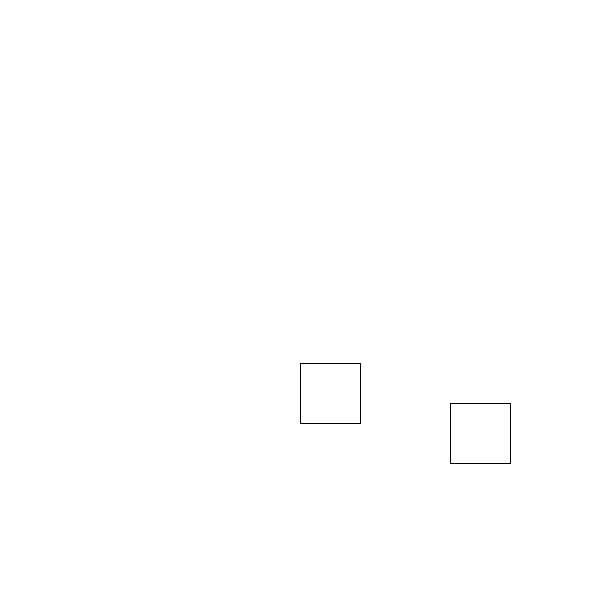
Frame 1 (no input)
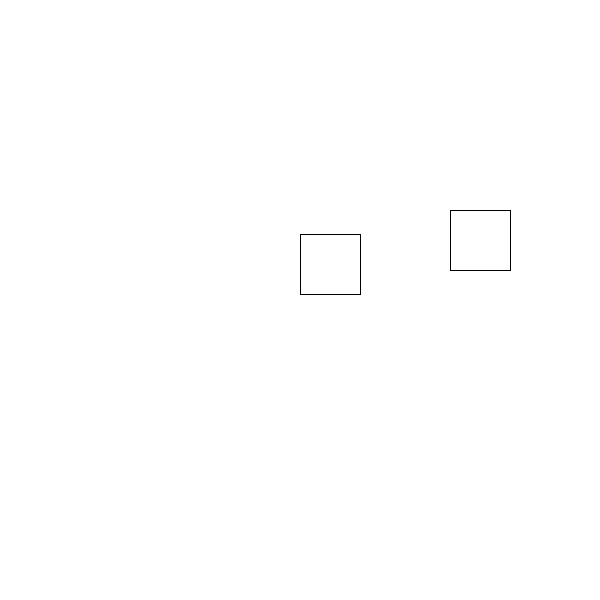
Frame 60 (the mouse pressed at the canvas centre just before this capture)
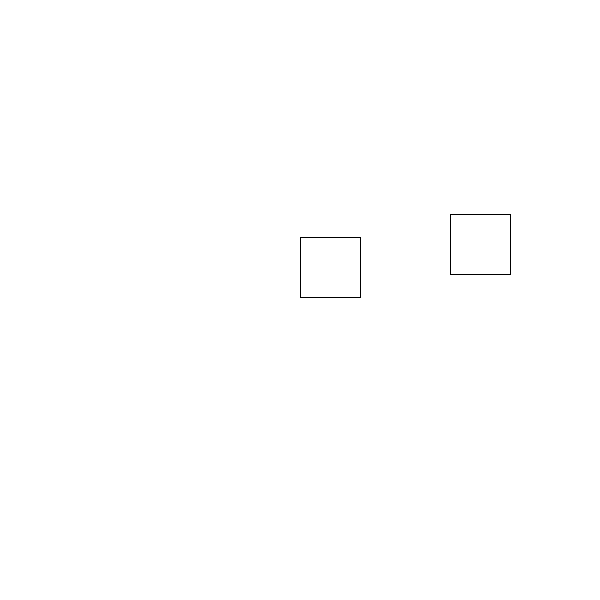
Frame 120 (the mouse held since frame 60 and released just before this capture)

The Processing sketch that drew these frames (run headless with seeded random() and noise(); from frame 60 on, the mouse is pressed at the canvas centre):

// Processing sketch: d02_05_two_boxes_dancing
// ── d02_05_two_boxes_dancing.pde
void setup() {
  size(600, 600);
}
void draw() {
  background(255);
  rect(300, 600 * noise(frameCount * 0.01), 60, 60);
  rect(450, 600 * noise(frameCount * 0.01, 0.2), 60, 60);
}
